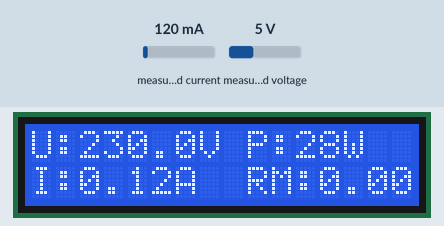
This sketch was run on a simulated ESP32. Shown: 16×2 character LCD. The test bench sets the inputs (shaded band); at power-on: measured current 120 mA, measured voltage 5 V. WiFi joins after 1.5 s; servers stay silent unless stated; what the sketch prints to the serial monitor is not drawn.

Above: at 8.0 s.
8.1 s: measured current set to 40 mA
At 13.2 s:
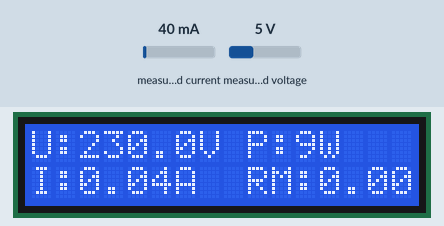
13.9 s: measured voltage set to 0.3 V
At 18.2 s:
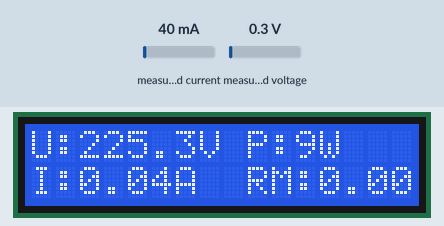
18.9 s: measured current set to 500 mA
At 23.3 s:
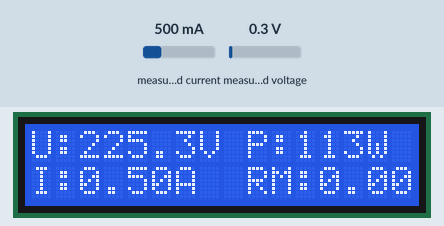
23.9 s: measured voltage set to 3.8 V
At 28.3 s:
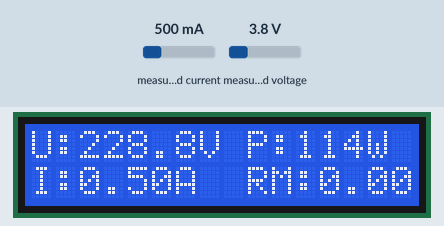
28.9 s: measured current set to 1000 mA
At 33.3 s:
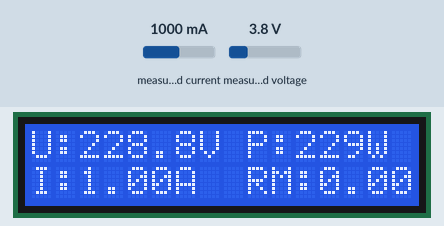
33.9 s: measured voltage set to 7.5 V
At 38.3 s:
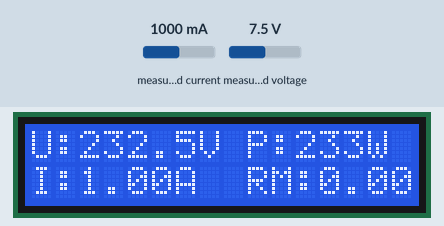
Timing chart, 0 to 39.8 s (numbered marks = the images above; inputs shaded):
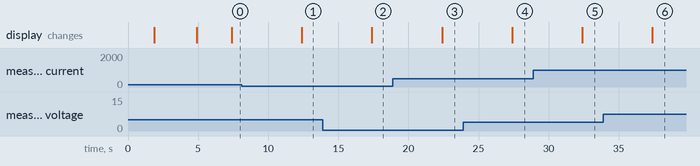

The sketch:

IOT_Energy_Meter_w_Blynk_2.0.ino
```cpp
/* Fill in information from Blynk Device Info here */
#define BLYNK_TEMPLATE_ID           "TMPxxxxxx"
#define BLYNK_TEMPLATE_NAME         "Device"
#define BLYNK_AUTH_TOKEN            "YourAuthToken"

#include <LiquidCrystal_I2C.h>
LiquidCrystal_I2C lcd(0x27, 16, 2);
#include "EmonLib.h"
#include <EEPROM.h>
#define BLYNK_PRINT Serial
#include <WiFi.h>
#include <WiFiClient.h>
#include <BlynkSimpleEsp32.h>

EnergyMonitor emon;
#define vCalibration 83.3
#define currCalibration 0.50

BlynkTimer timer;

// Wifi Setup
char ssid[] = "**********************";
char pass[] = "**********************";

float kWh = 0, cost = 0;
unsigned long lastmillis = millis();

void myTimerEvent()
{
  emon.calcVI(20, 2000);
  kWh = kWh + emon.apparentPower * (millis() - lastmillis) / 3600000000.0;
  cost = kWh * 0.218;
  yield();
  Serial.print("Vrms: ");
  Serial.print(emon.Vrms, 2);
  Serial.print("V");
  EEPROM.put(0, emon.Vrms);
  delay(100);

  Serial.print("\tIrms: ");
  Serial.print(emon.Irms, 4);
  Serial.print("A");
  EEPROM.put(4, emon.Irms);
  delay(100);

  Serial.print("\tPower: ");
  Serial.print(emon.apparentPower, 4);
  Serial.print("W");
  EEPROM.put(8, emon.apparentPower);
  delay(100);

  Serial.print("\tkWh: ");
  Serial.print(kWh, 5);
  Serial.println("kWh");
  EEPROM.put(12, kWh);

  lcd.clear();
  lcd.setCursor(0, 0);
  lcd.print("U:");
  lcd.print(emon.Vrms, 1);
  lcd.print("V");
  lcd.setCursor(0, 1);
  lcd.print("I:");
  lcd.print(emon.Irms, 2);
  lcd.print("A");
  lcd.setCursor(9, 0);
  lcd.print("P:");
  lcd.print(emon.apparentPower, 0);
  lcd.print("W");
  lcd.setCursor(9, 1);
  lcd.print("RM:");
  lcd.print(cost, 2);

  lastmillis = millis();

  Blynk.virtualWrite(V0, emon.Vrms);
  Blynk.virtualWrite(V1, emon.Irms);
  Blynk.virtualWrite(V2, emon.apparentPower);
  Blynk.virtualWrite(V3, kWh);
}

void setup()
{
  Serial.begin(115200);
  Blynk.begin(BLYNK_AUTH_TOKEN, ssid, pass);
  lcd.init();
  lcd.backlight();
  emon.voltage(35, vCalibration, 1.7);  // Voltage: input pin, calibration, phase_shift
  emon.current(34, currCalibration);    // Current: input pin, calibration.

  timer.setInterval(5000L, myTimerEvent);
  lcd.setCursor(3, 0);
  lcd.print("IoT Energy");
  lcd.setCursor(6, 1);
  lcd.print("Meter");
  delay(3000);
  lcd.clear();
}

void loop()
{
  Blynk.run();
  timer.run();
}
```

Measured:
- after the input at 8.1 s, the display: changes after 4.3 s (image 1)
- after the input at 13.9 s, the display: changes after 3.5 s (image 2)
- after the input at 18.9 s, the display: changes after 3.5 s (image 3)
- after the input at 23.9 s, the display: changes after 3.5 s (image 4)
- after the input at 28.9 s, the display: changes after 3.5 s (image 5)
- after the input at 33.9 s, the display: changes after 3.5 s (image 6)
